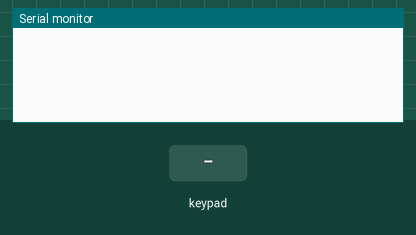
Recording of a sketch running on a simulated Arduino Uno R4 WiFi. Shown: the last lines printed to the serial monitor. The test bench sets the inputs (shaded band).

Above: at 3.2 s.
3.3 s: key 'A' pressed
At 4.5 s:
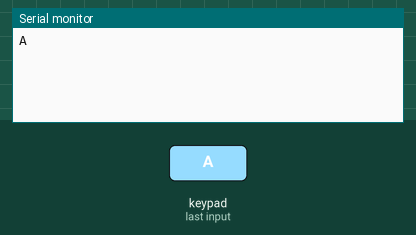
4.8 s: key 'B' pressed
At 5.8 s:
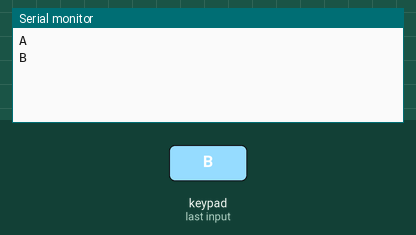
6.3 s: key 'C' pressed
At 6.9 s:
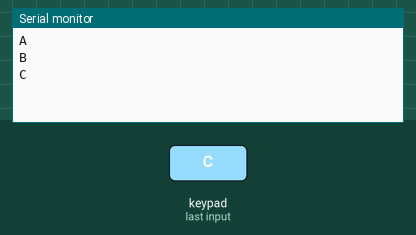

The sketch:

Modulino_Buttons1.ino
```cpp
#include <Modulino.h>

ModulinoButtons bt;

void setup() {
  Serial.begin(115200);
  delay(2000);

  Modulino.begin();
  bt.begin();
}

void loop() {
  if (bt.update()) {
    if (bt.isPressed(0)) {
      Serial.println("A");
    } else if (bt.isPressed(1)) {
      Serial.println("B");
    } else if (bt.isPressed(2)) {
      Serial.println("C");
    }
  }
}
```

Measured:
- after the input at 3.3 s, the serial monitor: prints a new line at once (image 1)
- after the input at 4.8 s, the serial monitor: prints a new line at once (image 2)
- after the input at 6.3 s, the serial monitor: prints a new line at once (image 3)
